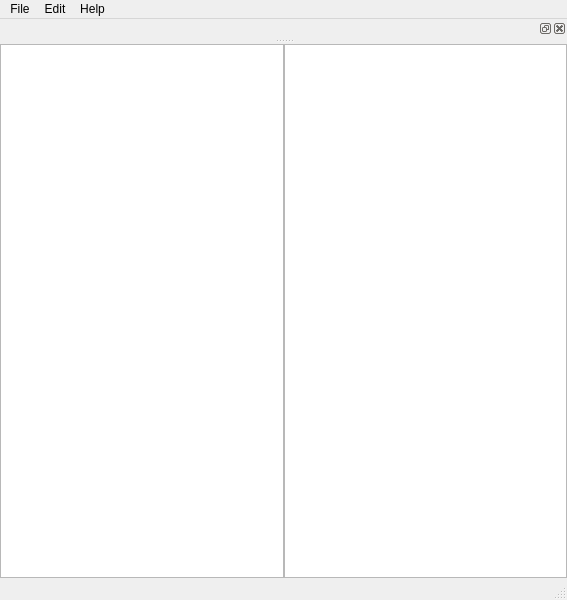
<?xml version="1.0" encoding="UTF-8"?>
<ui version="4.0">
 <class>SearchWindow</class>
 <widget class="QMainWindow" name="SearchWindow">
  <property name="geometry">
   <rect>
    <x>0</x>
    <y>0</y>
    <width>567</width>
    <height>600</height>
   </rect>
  </property>
  <property name="iconSize">
   <size>
    <width>32</width>
    <height>32</height>
   </size>
  </property>
  <widget class="QWidget" name="centralwidget">
   <layout class="QHBoxLayout" name="horizontalLayout">
    <property name="spacing">
     <number>0</number>
    </property>
    <property name="margin">
     <number>0</number>
    </property>
    <item>
     <widget class="QTableWidget" name="tableWidget"/>
    </item>
    <item>
     <widget class="QTableWidget" name="tableWidget_2"/>
    </item>
   </layout>
  </widget>
  <widget class="QMenuBar" name="menubar">
   <property name="geometry">
    <rect>
     <x>0</x>
     <y>0</y>
     <width>567</width>
     <height>25</height>
    </rect>
   </property>
   <widget class="QMenu" name="menuFile">
    <property name="title">
     <string>File</string>
    </property>
    <addaction name="actionNew"/>
    <addaction name="actionOpen"/>
    <addaction name="actionSave"/>
    <addaction name="actionClose"/>
    <addaction name="separator"/>
    <addaction name="actionExit"/>
   </widget>
   <widget class="QMenu" name="menuShape">
    <property name="title">
     <string>Edit</string>
    </property>
    <widget class="QMenu" name="menuMacros">
     <property name="title">
      <string>Macros</string>
     </property>
     <addaction name="actionAddRobot"/>
     <addaction name="actionAddSnowman"/>
    </widget>
    <addaction name="separator"/>
    <addaction name="actionAddCircle"/>
    <addaction name="actionAddRectangle"/>
    <addaction name="actionAddTriangle"/>
    <addaction name="actionRemoveShape"/>
    <addaction name="separator"/>
    <addaction name="actionRed"/>
    <addaction name="actionGreen"/>
    <addaction name="actionBlue"/>
    <addaction name="separator"/>
    <addaction name="menuMacros"/>
   </widget>
   <widget class="QMenu" name="menuHelp">
    <property name="title">
     <string>Help</string>
    </property>
    <addaction name="actionAbout"/>
    <addaction name="actionAboutQt"/>
   </widget>
   <addaction name="menuFile"/>
   <addaction name="menuShape"/>
   <addaction name="menuHelp"/>
  </widget>
  <widget class="QStatusBar" name="statusbar"/>
  <widget class="QDockWidget" name="dockWidget">
   <attribute name="dockWidgetArea">
    <number>4</number>
   </attribute>
   <widget class="QWidget" name="dockWidgetContents">
    <widget class="QLabel" name="labelIcon">
     <property name="geometry">
      <rect>
       <x>0</x>
       <y>0</y>
       <width>71</width>
       <height>41</height>
      </rect>
     </property>
     <property name="text">
      <string/>
     </property>
     <property name="pixmap">
      <pixmap>:/icons/search.png</pixmap>
     </property>
     <property name="scaledContents">
      <bool>true</bool>
     </property>
    </widget>
    <widget class="QLabel" name="labelText">
     <property name="geometry">
      <rect>
       <x>50</x>
       <y>0</y>
       <width>77</width>
       <height>61</height>
      </rect>
     </property>
     <property name="text">
      <string>Search</string>
     </property>
    </widget>
    <widget class="QLabel" name="labelIcon_2">
     <property name="geometry">
      <rect>
       <x>0</x>
       <y>10</y>
       <width>41</width>
       <height>41</height>
      </rect>
     </property>
     <property name="text">
      <string/>
     </property>
     <property name="pixmap">
      <pixmap>:/icons/search.png</pixmap>
     </property>
     <property name="scaledContents">
      <bool>true</bool>
     </property>
    </widget>
    <widget class="QLineEdit" name="lineEditSearch">
     <property name="geometry">
      <rect>
       <x>140</x>
       <y>20</y>
       <width>401</width>
       <height>28</height>
      </rect>
     </property>
     <property name="maximumSize">
      <size>
       <width>16777215</width>
       <height>16777215</height>
      </size>
     </property>
    </widget>
   </widget>
  </widget>
  <action name="actionOpen">
   <property name="icon">
    <iconset>
     <normaloff>:/icons/fileopen.png</normaloff>:/icons/fileopen.png</iconset>
   </property>
   <property name="text">
    <string>&amp;Open</string>
   </property>
  </action>
  <action name="actionClose">
   <property name="icon">
    <iconset>
     <normaloff>:/icons/fileclose.png</normaloff>:/icons/fileclose.png</iconset>
   </property>
   <property name="text">
    <string>&amp;Close</string>
   </property>
  </action>
  <action name="actionNew">
   <property name="icon">
    <iconset>
     <normaloff>:/icons/filenew.png</normaloff>:/icons/filenew.png</iconset>
   </property>
   <property name="text">
    <string>&amp;New</string>
   </property>
  </action>
  <action name="actionSave">
   <property name="icon">
    <iconset>
     <normaloff>:/icons/filesave.png</normaloff>:/icons/filesave.png</iconset>
   </property>
   <property name="text">
    <string>&amp;Save</string>
   </property>
  </action>
  <action name="actionExit">
   <property name="icon">
    <iconset>
     <normaloff>:/icons/exit.png</normaloff>:/icons/exit.png</iconset>
   </property>
   <property name="text">
    <string>E&amp;xit</string>
   </property>
  </action>
  <action name="actionRed">
   <property name="icon">
    <iconset>
     <normaloff>:/icons/red.png</normaloff>:/icons/red.png</iconset>
   </property>
   <property name="text">
    <string>Red</string>
   </property>
  </action>
  <action name="actionGreen">
   <property name="icon">
    <iconset>
     <normaloff>:/icons/green.png</normaloff>:/icons/green.png</iconset>
   </property>
   <property name="text">
    <string>Green</string>
   </property>
  </action>
  <action name="actionBlue">
   <property name="icon">
    <iconset>
     <normaloff>:/icons/blue.png</normaloff>:/icons/blue.png</iconset>
   </property>
   <property name="text">
    <string>Blue</string>
   </property>
  </action>
  <action name="actionAddRectangle">
   <property name="icon">
    <iconset>
     <normaloff>:/icons/rectangle.png</normaloff>:/icons/rectangle.png</iconset>
   </property>
   <property name="text">
    <string>Add Rectangle</string>
   </property>
  </action>
  <action name="actionAddCircle">
   <property name="icon">
    <iconset>
     <normaloff>:/icons/circle.png</normaloff>:/icons/circle.png</iconset>
   </property>
   <property name="text">
    <string>Add Circle</string>
   </property>
  </action>
  <action name="actionRemoveShape">
   <property name="icon">
    <iconset>
     <normaloff>:/icons/remove.png</normaloff>:/icons/remove.png</iconset>
   </property>
   <property name="text">
    <string>Remove Shape</string>
   </property>
  </action>
  <action name="actionAddRobot">
   <property name="text">
    <string>Add robot</string>
   </property>
  </action>
  <action name="actionAddSnowman">
   <property name="text">
    <string>Add snowan</string>
   </property>
  </action>
  <action name="actionAddTriangle">
   <property name="icon">
    <iconset>
     <normaloff>:/icons/triangle.png</normaloff>:/icons/triangle.png</iconset>
   </property>
   <property name="text">
    <string>addTriangle</string>
   </property>
  </action>
  <action name="actionAbout">
   <property name="text">
    <string>About</string>
   </property>
  </action>
  <action name="actionAboutQt">
   <property name="text">
    <string>About Qt</string>
   </property>
  </action>
 </widget>
 <resources/>
 <connections/>
</ui>
